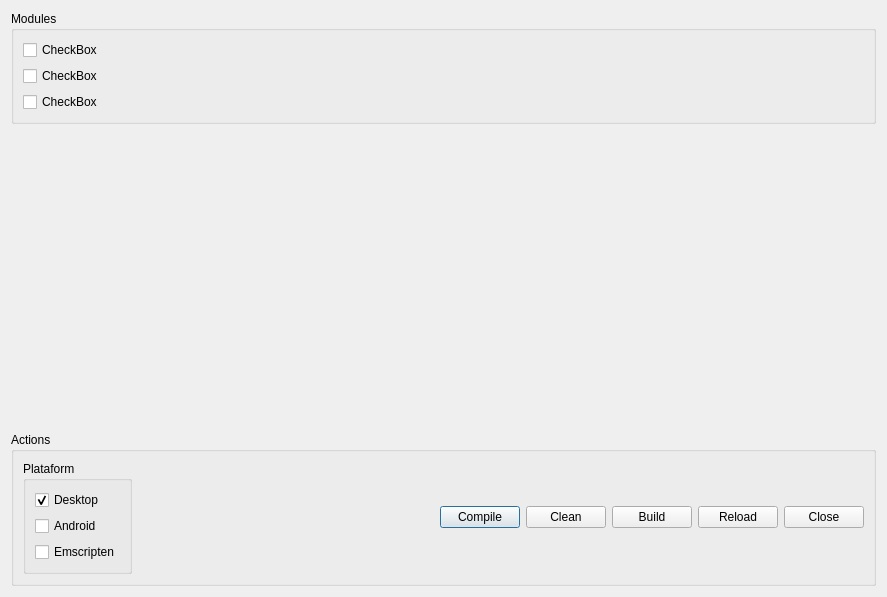
<?xml version="1.0" encoding="UTF-8"?>
<ui version="4.0">
 <class>Dialog</class>
 <widget class="QDialog" name="Dialog">
  <property name="geometry">
   <rect>
    <x>0</x>
    <y>0</y>
    <width>887</width>
    <height>597</height>
   </rect>
  </property>
  <property name="windowTitle">
   <string>Dialog</string>
  </property>
  <layout class="QGridLayout" name="gridLayout_2">
   <item row="0" column="0">
    <widget class="QGroupBox" name="groupBox">
     <property name="sizePolicy">
      <sizepolicy hsizetype="Expanding" vsizetype="Preferred">
       <horstretch>0</horstretch>
       <verstretch>0</verstretch>
      </sizepolicy>
     </property>
     <property name="title">
      <string>Modules</string>
     </property>
     <layout class="QGridLayout" name="gridLayout">
      <item row="2" column="0">
       <widget class="QCheckBox" name="checkBox_2">
        <property name="text">
         <string>CheckBox</string>
        </property>
       </widget>
      </item>
      <item row="0" column="0">
       <widget class="QCheckBox" name="checkBox">
        <property name="text">
         <string>CheckBox</string>
        </property>
       </widget>
      </item>
      <item row="1" column="0">
       <widget class="QCheckBox" name="checkBox_3">
        <property name="text">
         <string>CheckBox</string>
        </property>
       </widget>
      </item>
     </layout>
    </widget>
   </item>
   <item row="1" column="0">
    <spacer name="verticalSpacer">
     <property name="orientation">
      <enum>Qt::Vertical</enum>
     </property>
     <property name="sizeHint" stdset="0">
      <size>
       <width>20</width>
       <height>270</height>
      </size>
     </property>
    </spacer>
   </item>
   <item row="2" column="0">
    <widget class="QGroupBox" name="groupBox_2">
     <property name="title">
      <string>Actions</string>
     </property>
     <layout class="QHBoxLayout" name="horizontalLayout">
      <item>
       <widget class="QGroupBox" name="groupBox_3">
        <property name="title">
         <string>Plataform</string>
        </property>
        <layout class="QVBoxLayout" name="verticalLayout">
         <item>
          <widget class="QCheckBox" name="checkBoxDesktop">
           <property name="text">
            <string>Desktop</string>
           </property>
           <property name="checked">
            <bool>true</bool>
           </property>
          </widget>
         </item>
         <item>
          <widget class="QCheckBox" name="checkBoxAndroid">
           <property name="text">
            <string>Android</string>
           </property>
          </widget>
         </item>
         <item>
          <widget class="QCheckBox" name="checkBoxEmsdk">
           <property name="text">
            <string>Emscripten</string>
           </property>
          </widget>
         </item>
        </layout>
       </widget>
      </item>
      <item>
       <spacer name="horizontalSpacer">
        <property name="orientation">
         <enum>Qt::Horizontal</enum>
        </property>
        <property name="sizeHint" stdset="0">
         <size>
          <width>40</width>
          <height>20</height>
         </size>
        </property>
       </spacer>
      </item>
      <item>
       <widget class="QPushButton" name="pushButtonCompile">
        <property name="text">
         <string>Compile</string>
        </property>
        <property name="icon">
         <iconset>
          <normaloff>../res/menu_clean_200.png</normaloff>../res/menu_clean_200.png</iconset>
        </property>
       </widget>
      </item>
      <item>
       <widget class="QPushButton" name="pushButtonClean">
        <property name="text">
         <string>Clean</string>
        </property>
       </widget>
      </item>
      <item>
       <widget class="QPushButton" name="pushButtonBuild">
        <property name="text">
         <string>Build</string>
        </property>
       </widget>
      </item>
      <item>
       <widget class="QPushButton" name="pushButtonRealod">
        <property name="text">
         <string>Reload</string>
        </property>
       </widget>
      </item>
      <item>
       <widget class="QPushButton" name="pushButtonClose">
        <property name="text">
         <string>Close</string>
        </property>
       </widget>
      </item>
     </layout>
    </widget>
   </item>
  </layout>
 </widget>
 <resources/>
 <connections>
  <connection>
   <sender>pushButtonBuild</sender>
   <signal>pressed()</signal>
   <receiver>Dialog</receiver>
   <slot>close()</slot>
   <hints>
    <hint type="sourcelabel">
     <x>653</x>
     <y>513</y>
    </hint>
    <hint type="destinationlabel">
     <x>443</x>
     <y>298</y>
    </hint>
   </hints>
  </connection>
  <connection>
   <sender>checkBox_2</sender>
   <signal>toggled(bool)</signal>
   <receiver>Dialog</receiver>
   <slot>accept()</slot>
   <hints>
    <hint type="sourcelabel">
     <x>443</x>
     <y>110</y>
    </hint>
    <hint type="destinationlabel">
     <x>443</x>
     <y>298</y>
    </hint>
   </hints>
  </connection>
 </connections>
</ui>
